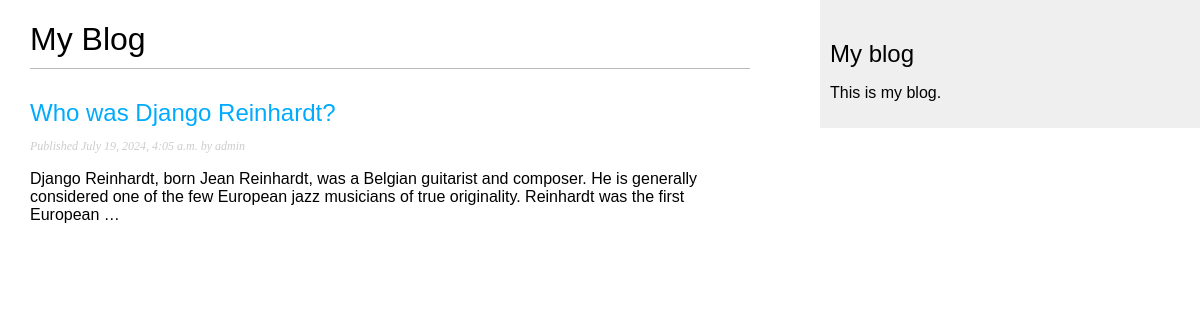
Screenshot of /blog/ with the database file from the repository.
### blog/models.py (models this page shows, shortened)
class Post(models.Model):
    class Status(models.TextChoices):
        DRAFT = 'DF', 'Draft'
        PUBLISHED = 'PB', 'Published'
    title = models.CharField(max_length=250)
    slug = models.SlugField(max_length=250, unique_for_date='publish')
    author = models.ForeignKey(User, on_delete=models.CASCADE, related_name='blog_posts')
    body = models.TextField()
    publish = models.DateTimeField(default=timezone.now)
    created = models.DateTimeField(auto_now_add=True)
    update = models.DateTimeField(auto_now=True)
    status = models.CharField(max_length=2, choices=Status.choices,
                              default=Status.DRAFT)
    objects = models.Manager()
    published = PublishedManager()
    class Meta:
        ordering = ['-publish']
        indexes = [
            models.Index(fields=['-publish']),
        ]
    def get_absolute_url(self):
        return reverse('blog:post_detail', args=[self.id])

### blog/views.py (the view)
# urls.py: path('', views.post_list, name = 'post_list'),
def post_list(request):
    posts = Post.published.all()
    return render(request, 'blog/post/list.html',{'posts': posts})

### blog/models.py (called while the page is built)
    def get_queryset(self):
        return super().get_queryset().filter(status=Post.Status.PUBLISHED)

### blog/templates/blog/post/list.html (shortened to what this page needs)
{% extends "blog/base.html" %}
{% block content %}
  <h1>My Blog</h1>
  {% for post in posts %}
    <h2>
        <a href="{{ post.get_absolute_url }}">
            {{ post.title }}
        </a>
    </h2>
    <p class="date">
        Published {{ post.publish }} by {{ post.author }}
    </p>
    {{ post.body|truncatewords:30|linebreaks }}
   {% endfor %}
{% endblock %}

### blog/static/css/blog.css (style rules this page uses)
body { margin:0; padding:0; font-family:helvetica, sans-serif; }
a { color:#00abff; text-decoration:none; }
h1 { font-weight:normal; border-bottom:1px solid #bbb; padding:0 0 10px 0; }
h2 { font-weight:normal; margin:30px 0 0; }
p.date { color:#ccc; font-family: georgia, serif; font-size: 12px; font-style: italic; }

### rows the page displays
Post: title "Who was Django Reinhardt?", publish "July 19, 2024, 4:05 a.m.", author "admin", body "Django Reinhardt, born Jean Reinhardt, was a Belgian guitarist and composer. He is generally considered one of the few European jazz musicians of true originality. Reinhardt was the first European …"
